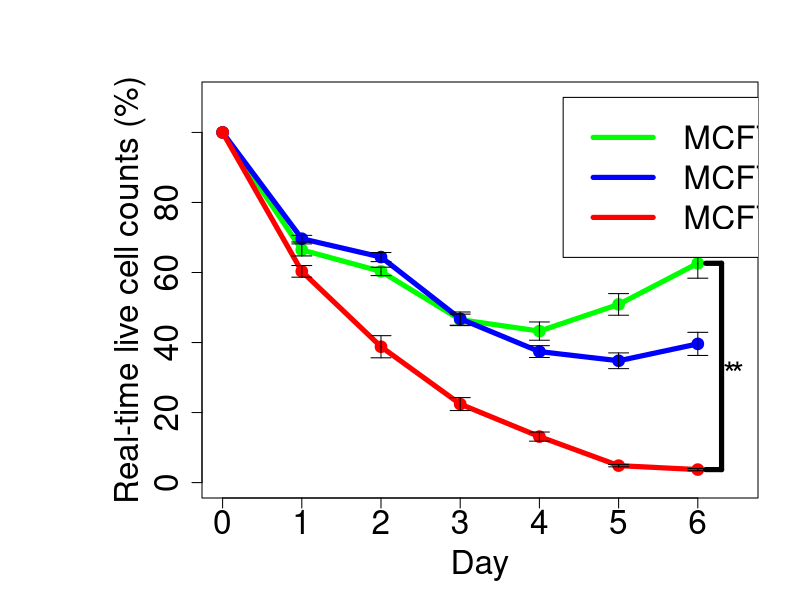
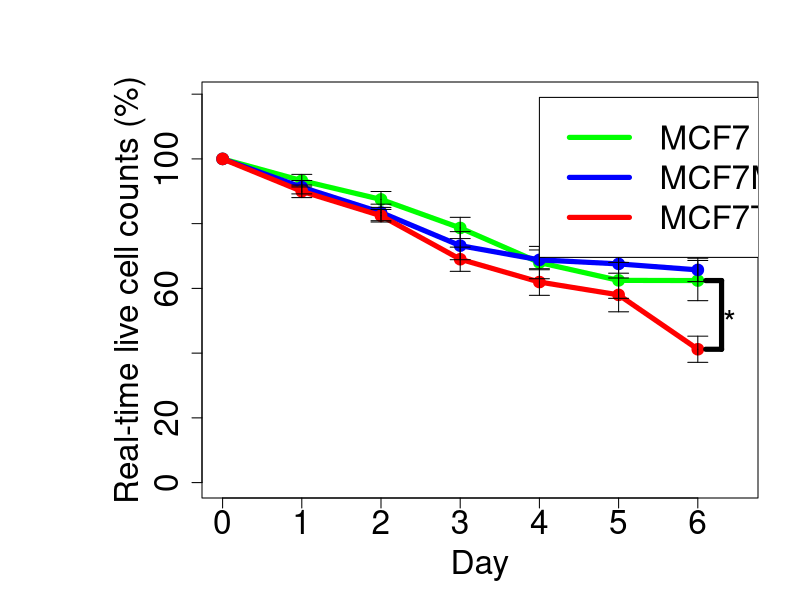
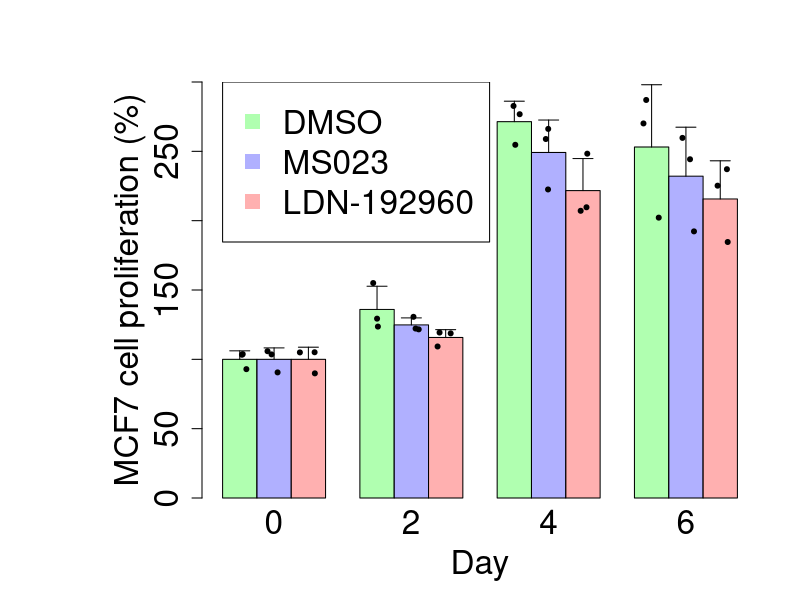
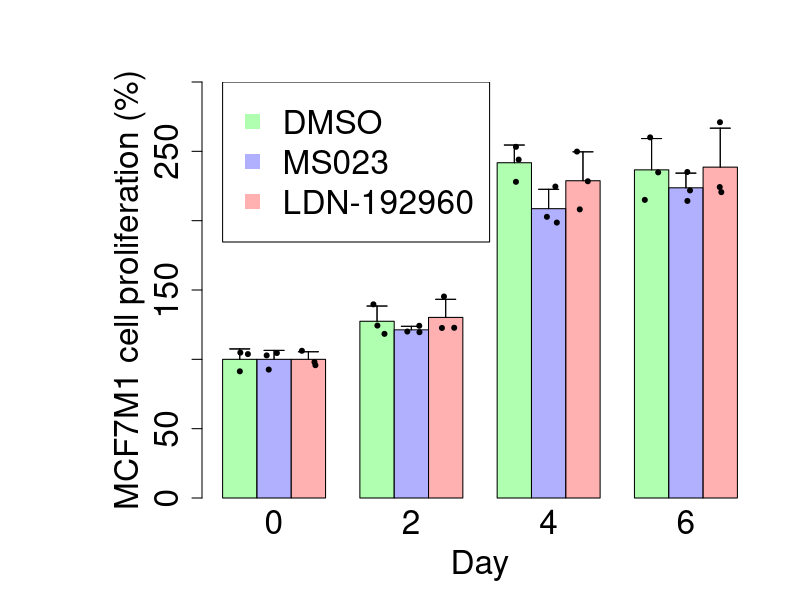
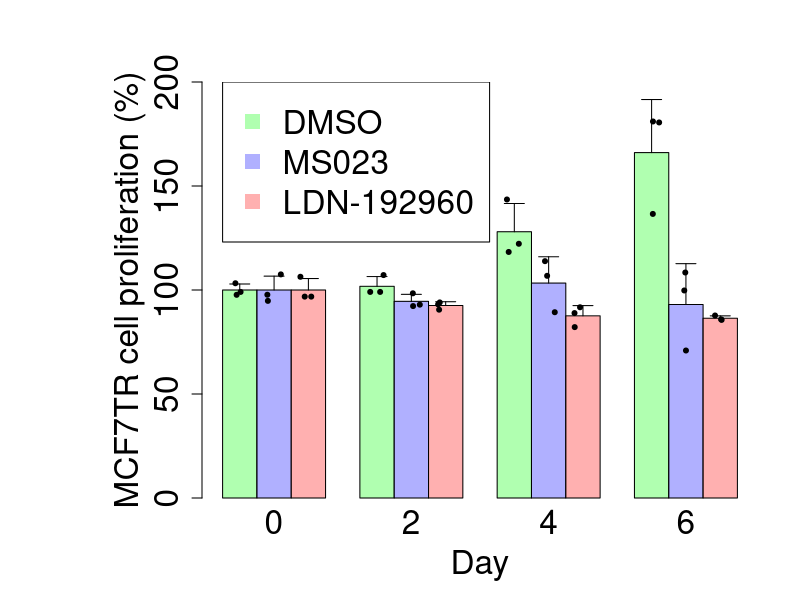

These charts were generated, in order, by the following R code:
### inhibitor figures

########################################################################
### inhibitor figures with error bars
### Curve of Real time live cell counts

### LDN-192960
ldnmcf7 <- c(100, 66.44910583, 60.30946974, 46.53029271, 43.26082054, 50.88551728, 62.6259015)
ldnmcf7m1 <- c(100, 69.65389043, 64.40470993, 46.77555513, 37.41148539, 34.79123934, 39.60995317)
ldnmcf7tr <- c(100, 60.32417118, 38.79595905, 22.42126141, 13.13265712, 4.844496187, 3.714643094)
ebarmcf7 <- c(0, 1.715576517, 1.20081294, 1.580952226, 2.607470565, 3.091631769, 4.254833465)
ebarmcf7m1 <- c(0, 0.945199681, 1.29347574, 1.937080228, 1.688257085, 2.25025786, 3.305552312)
ebarmcf7tr <- c(0, 1.663625374, 3.159788585, 1.849223023, 1.305803321, 0.34313094, 0.322233416)
par(mar = c(5, 10, 4, 2) + 0.1)
plot(0:6, ldnmcf7, type="o", col="green", xlim=c(0, 6.5), ylim=c(0,110), lwd=5, cex.lab=2, cex.axis=2, xlab="Day", ylab="Real-time live cell counts (%)")
lines(0:6, ldnmcf7m1, type="o", col="blue", lwd=5)
lines(0:6, ldnmcf7tr, type="o", col="red", lwd=5)
for (i in 1:6)
{
    arrows(i, ldnmcf7[i+1], i, ldnmcf7[i+1] - ebarmcf7[i+1], angle=90, length=0.1)
    arrows(i, ldnmcf7[i+1], i, ldnmcf7[i+1] + ebarmcf7[i+1], angle=90, length=0.1)
    arrows(i, ldnmcf7m1[i+1], i, ldnmcf7m1[i+1] - ebarmcf7m1[i+1], angle=90, length=0.1)
    arrows(i, ldnmcf7m1[i+1], i, ldnmcf7m1[i+1] + ebarmcf7m1[i+1], angle=90, length=0.1)
    arrows(i, ldnmcf7tr[i+1], i, ldnmcf7tr[i+1] - ebarmcf7tr[i+1], angle=90, length=0.1)
    arrows(i, ldnmcf7tr[i+1], i, ldnmcf7tr[i+1] + ebarmcf7tr[i+1], angle=90, length=0.1)
}
lines(c(6.1, 6.3), c(ldnmcf7[7], ldnmcf7[7]), lwd=5)
lines(c(6.1, 6.3), c(ldnmcf7tr[7], ldnmcf7tr[7]), lwd=5)
lines(c(6.3, 6.3), c(ldnmcf7[7], ldnmcf7tr[7]), lwd=5)
text(6.4, (ldnmcf7[7] + ldnmcf7tr[7]) / 2, "*", cex=2)
text(6.5, (ldnmcf7[7] + ldnmcf7tr[7]) / 2, "*", cex=2)
legend(4.3, 110, legend=c("MCF7", "MCF7M1", "MCF7TR"), col=c("green", "blue", "red"), lty=1, cex=2, lwd=5)

t.test(ldnmcf7[2:7], ldnmcf7m1[2:7], paired = TRUE, alternative = "two.sided")
### p-value = 0.2275
t.test(ldnmcf7[2:7], ldnmcf7tr[2:7], paired = TRUE, alternative = "two.sided")
### p-value = 0.009702

### MS023
ldnmcf7 <- c(100, 93.27904128, 87.47567732, 78.6703252, 67.9733854, 62.47543204, 62.41508412)
ldnmcf7m1 <- c(100, 91.2585448, 83.45378705, 73.19969463, 68.80942386, 67.56309873, 65.71305791)
ldnmcf7tr <- c(100, 89.98438495, 82.44646953, 69.00512459, 61.95679312, 57.98897828, 41.1966133)
ebarmcf7 <- c(0, 1.9408374,2.455932649, 3.28387141, 4.997263747, 5.547125727, 6.20506964)
ebarmcf7m1 <- c(0, 2.069573762, 2.559664811, 4.3352897, 3.055534838, 2.87540977, 3.616378266)
ebarmcf7tr <- c(0, 1.936980535, 1.937962772, 3.741928302, 4.109714392, 5.219456446, 4.044205307)
par(mar = c(5, 10, 4, 2) + 0.1)
plot(0:6, ldnmcf7, type="o", col="green", xlim=c(0, 6.5), ylim=c(0,119), lwd=5, cex.lab=2, cex.axis=2, xlab="Day", ylab="Real-time live cell counts (%)")
lines(0:6, ldnmcf7m1, type="o", col="blue", lwd=5)
lines(0:6, ldnmcf7tr, type="o", col="red", lwd=5)
for (i in 1:6)
{
    arrows(i, ldnmcf7[i+1], i, ldnmcf7[i+1] - ebarmcf7[i+1], angle=90, length=0.1)
    arrows(i, ldnmcf7[i+1], i, ldnmcf7[i+1] + ebarmcf7[i+1], angle=90, length=0.1)
    arrows(i, ldnmcf7m1[i+1], i, ldnmcf7m1[i+1] - ebarmcf7m1[i+1], angle=90, length=0.1)
    arrows(i, ldnmcf7m1[i+1], i, ldnmcf7m1[i+1] + ebarmcf7m1[i+1], angle=90, length=0.1)
    arrows(i, ldnmcf7tr[i+1], i, ldnmcf7tr[i+1] - ebarmcf7tr[i+1], angle=90, length=0.1)
    arrows(i, ldnmcf7tr[i+1], i, ldnmcf7tr[i+1] + ebarmcf7tr[i+1], angle=90, length=0.1)
}
lines(c(6.1, 6.3), c(ldnmcf7[7], ldnmcf7[7]), lwd=5)
lines(c(6.1, 6.3), c(ldnmcf7tr[7], ldnmcf7tr[7]), lwd=5)
lines(c(6.3, 6.3), c(ldnmcf7[7], ldnmcf7tr[7]), lwd=5)
text(6.4, (ldnmcf7[7] + ldnmcf7tr[7]) / 2, "*", cex=2)
legend(4, 119, legend=c("MCF7", "MCF7M1", "MCF7TR"), col=c("green", "blue", "red"), lty=1, cex=2, lwd=5)

t.test(ldnmcf7[2:7], ldnmcf7m1[2:7], paired = TRUE, alternative = "two.sided")
### p-value = 0.8312
t.test(ldnmcf7[2:7], ldnmcf7tr[2:7], paired = TRUE, alternative = "two.sided")
### p-value = 0.02907





########################################################################
### cell proliferation bars


### MCF7
dmsomcf7 <- c(100, 135.9922179, 271.4007782, 253.1128405)
ms023mcf7 <- c(100, 124.8262548, 249.1891892, 232.0849421)
ldnmcf7 <- c(100, 115.7692308, 221.6923077, 215.6538462)
error1 <- c(6.137384564, 16.72441257, 14.7594991, 44.91454032)
error2 <- c(8.240507535, 5.057325557, 23.39147056, 35.323881)
error3 <- c(8.760370017, 5.636551256, 23.08451798, 27.52908629)

mcf7 <- t(data.frame(dmsomcf7, ms023mcf7, ldnmcf7))
colnames(mcf7) <- c("0", "2", "4", "6")
cells <- as.matrix(mcf7)
par(mar = c(5, 10, 4, 2) + 0.1)
barplot(cells, beside=TRUE, col=c("#88FF88AA", "#8888FFAA", "#FF8888AA"), ylim=c(0, 300), xlab="Day", ylab="MCF7 cell proliferation (%)", cex.names=2, cex.axis=2, cex.lab=2)
legend(1, 300, legend=c("DMSO", "MS023", "LDN-192960"), col=c("#88FF88AA", "#8888FFAA", "#FF8888AA"), pch=15, cex=2)


dmsomcf7d0 <- c(92.91828794, 103.7743191, 103.307393)
ms023mcf7d0 <- c(90.57915058, 105.8687259, 103.5521236)
ldnmcf7d0 <- c(89.88461538, 105, 105.1153846)

dmsomcf7d2 <- c(123.618677, 129.3385214, 155.0194553)
ms023mcf7d2 <- c(122.2007722, 121.6216216, 130.6563707)
ldnmcf7d2 <- c(119.3076923, 118.7307692, 109.2692308)

dmsomcf7d4 <- c(254.7081712, 282.7237354, 276.770428)
ms023mcf7d4 <- c(222.5096525, 258.8803089, 266.1776062)
ldnmcf7d4 <- c(209.6538462, 207.1153846, 248.3076923)

dmsomcf7d6 <- c(202.1789883, 270.1167315, 287.0428016)
ms023mcf7d6 <- c(192.2779923, 244.2857143, 259.6911197)
ldnmcf7d6 <- c(184.6153846, 225.2307692, 237.1153846)

points(c(1.25 + runif(1) * 0.5, 1.25 + runif(1) * 0.5, 1.25 + runif(1) * 0.5), dmsomcf7d0, col = "black", pch = 20)
points(c(2.25 + runif(1) * 0.5, 2.25 + runif(1) * 0.5, 2.25 + runif(1) * 0.5), ms023mcf7d0, col = "black", pch = 20)
points(c(3.25 + runif(1) * 0.5, 3.25 + runif(1) * 0.5, 3.25 + runif(1) * 0.5), ldnmcf7d0, col = "black", pch = 20)

points(c(5.25 + runif(1) * 0.5, 5.25 + runif(1) * 0.5, 5.25 + runif(1) * 0.5), dmsomcf7d2, col = "black", pch = 20)
points(c(6.25 + runif(1) * 0.5, 6.25 + runif(1) * 0.5, 6.25 + runif(1) * 0.5), ms023mcf7d2, col = "black", pch = 20)
points(c(7.25 + runif(1) * 0.5, 7.25 + runif(1) * 0.5, 7.25 + runif(1) * 0.5), ldnmcf7d2, col = "black", pch = 20)

points(c(9.25 + runif(1) * 0.5, 9.25 + runif(1) * 0.5, 9.25 + runif(1) * 0.5), dmsomcf7d4, col = "black", pch = 20)
points(c(10.25 + runif(1) * 0.5, 10.25 + runif(1) * 0.5, 10.25 + runif(1) * 0.5), ms023mcf7d4, col = "black", pch = 20)
points(c(11.25 + runif(1) * 0.5, 11.25 + runif(1) * 0.5, 11.25 + runif(1) * 0.5), ldnmcf7d4, col = "black", pch = 20)

points(c(13.25 + runif(1) * 0.5, 13.25 + runif(1) * 0.5, 13.25 + runif(1) * 0.5), dmsomcf7d6, col = "black", pch = 20)
points(c(14.25 + runif(1) * 0.5, 14.25 + runif(1) * 0.5, 14.25 + runif(1) * 0.5), ms023mcf7d6, col = "black", pch = 20)
points(c(15.25 + runif(1) * 0.5, 15.25 + runif(1) * 0.5, 15.25 + runif(1) * 0.5), ldnmcf7d6, col = "black", pch = 20)

for (i in 1:4)
{
    arrows(i * 4 - 2.5, dmsomcf7[i], i * 4 - 2.5, dmsomcf7[i] + error1[i], angle=90, length=0.1)
    arrows(i * 4 - 1.5, ms023mcf7[i], i * 4 - 1.5, ms023mcf7[i] + error2[i], angle=90, length=0.1)
    arrows(i * 4 - 0.5, ldnmcf7[i], i * 4 - 0.5, ldnmcf7[i] + error3[i], angle=90, length=0.1)
}

### MCF7M1
dmsomcf7 <- c(100, 127.4611399, 241.7696293, 236.6281387)
ms023mcf7 <- c(100, 121.2688085, 208.6620577, 223.7088247)
ldnmcf7 <- c(100, 130.2364865, 228.8006757, 238.597973)
error1 <- c(7.509437348, 10.97697959, 12.7670943, 22.59231756)
error2 <- c(6.466426746, 2.547451771, 13.96061087, 10.56158817)
error3 <- c(5.459897419, 13.05636435, 20.84297071, 28.11082474)

mcf7 <- t(data.frame(dmsomcf7, ms023mcf7, ldnmcf7))
colnames(mcf7) <- c("0", "2", "4", "6")
cells <- as.matrix(mcf7)
par(mar = c(5, 10, 4, 2) + 0.1)
barplot(cells, beside=TRUE, col=c("#88FF88AA", "#8888FFAA", "#FF8888AA"), ylim=c(0, 300), xlab="Day", ylab="MCF7M1 cell proliferation (%)", cex.names=2, cex.axis=2, cex.lab=2)
legend(1, 300, legend=c("DMSO", "MS023", "LDN-192960"), col=c("#88FF88AA", "#8888FFAA", "#FF8888AA"), pch=15, cex=2)


dmsomcf7d0 <- c(91.35113591, 104.862495, 103.7863691)
ms023mcf7d0 <- c(92.59861732, 104.554697, 102.8466856)
ldnmcf7d0 <- c(95.77702703, 106.1655405, 98.05743243)

dmsomcf7d2 <- c(139.657234, 118.3738541, 124.3523316)
ms023mcf7d2 <- c(120.0488003, 119.5607971, 124.196828)
ldnmcf7d2 <- c(145.3125, 122.7618243, 122.6351351)

dmsomcf7d4 <- c(253.2483061, 244.0414508, 228.0191311)
ms023mcf7d4 <- c(224.6034974, 198.6173241, 202.7653518)
ldnmcf7d4 <- c(249.8310811, 208.1503378, 228.4206081)

dmsomcf7d6 <- c(214.9860502, 260.0637704, 234.8345955)
ms023mcf7d6 <- c(214.2334282, 221.7974786, 235.0955673)
ldnmcf7d6 <- c(270.9881757, 220.5658784, 224.2398649)

points(c(1.25 + runif(1) * 0.5, 1.25 + runif(1) * 0.5, 1.25 + runif(1) * 0.5), dmsomcf7d0, col = "black", pch = 20)
points(c(2.25 + runif(1) * 0.5, 2.25 + runif(1) * 0.5, 2.25 + runif(1) * 0.5), ms023mcf7d0, col = "black", pch = 20)
points(c(3.25 + runif(1) * 0.5, 3.25 + runif(1) * 0.5, 3.25 + runif(1) * 0.5), ldnmcf7d0, col = "black", pch = 20)

points(c(5.25 + runif(1) * 0.5, 5.25 + runif(1) * 0.5, 5.25 + runif(1) * 0.5), dmsomcf7d2, col = "black", pch = 20)
points(c(6.25 + runif(1) * 0.5, 6.25 + runif(1) * 0.5, 6.25 + runif(1) * 0.5), ms023mcf7d2, col = "black", pch = 20)
points(c(7.25 + runif(1) * 0.5, 7.25 + runif(1) * 0.5, 7.25 + runif(1) * 0.5), ldnmcf7d2, col = "black", pch = 20)

points(c(9.25 + runif(1) * 0.5, 9.25 + runif(1) * 0.5, 9.25 + runif(1) * 0.5), dmsomcf7d4, col = "black", pch = 20)
points(c(10.25 + runif(1) * 0.5, 10.25 + runif(1) * 0.5, 10.25 + runif(1) * 0.5), ms023mcf7d4, col = "black", pch = 20)
points(c(11.25 + runif(1) * 0.5, 11.25 + runif(1) * 0.5, 11.25 + runif(1) * 0.5), ldnmcf7d4, col = "black", pch = 20)

points(c(13.25 + runif(1) * 0.5, 13.25 + runif(1) * 0.5, 13.25 + runif(1) * 0.5), dmsomcf7d6, col = "black", pch = 20)
points(c(14.25 + runif(1) * 0.5, 14.25 + runif(1) * 0.5, 14.25 + runif(1) * 0.5), ms023mcf7d6, col = "black", pch = 20)
points(c(15.25 + runif(1) * 0.5, 15.25 + runif(1) * 0.5, 15.25 + runif(1) * 0.5), ldnmcf7d6, col = "black", pch = 20)

for (i in 1:4)
{
    arrows(i * 4 - 2.5, dmsomcf7[i], i * 4 - 2.5, dmsomcf7[i] + error1[i], angle=90, length=0.1)
    arrows(i * 4 - 1.5, ms023mcf7[i], i * 4 - 1.5, ms023mcf7[i] + error2[i], angle=90, length=0.1)
    arrows(i * 4 - 0.5, ldnmcf7[i], i * 4 - 0.5, ldnmcf7[i] + error3[i], angle=90, length=0.1)
}

for (i in 1:4)
{
    arrows(i * 4 - 2.5, dmsomcf7[i], i * 4 - 2.5, dmsomcf7[i] + error1[i], angle=90, length=0.1)
    arrows(i * 4 - 1.5, ms023mcf7[i], i * 4 - 1.5, ms023mcf7[i] + error2[i], angle=90, length=0.1)
    arrows(i * 4 - 0.5, ldnmcf7[i], i * 4 - 0.5, ldnmcf7[i] + error3[i], angle=90, length=0.1)
}

### MCF7TR
dmsomcf7 <- c(100, 101.7746914, 128.0092593, 166.0493827)
ms023mcf7 <- c(100, 94.54545455, 103.3333333, 93.03030303)
ldnmcf7 <- c(100, 92.55236618, 87.58727696, 86.42358417)
error1 <- c(2.891202777, 4.677606348, 13.57476566, 25.52741562)
error2 <- c(6.661068586, 3.363329224, 12.6383528, 19.63816981)
error3 <- c(5.50923841, 1.807785911, 4.905946239, 1.148072039)

mcf7 <- t(data.frame(dmsomcf7, ms023mcf7, ldnmcf7))
colnames(mcf7) <- c("0", "2", "4", "6")
cells <- as.matrix(mcf7)
par(mar = c(5, 10, 4, 2) + 0.1)
barplot(cells, beside=TRUE, col=c("#88FF88AA", "#8888FFAA", "#FF8888AA"), ylim=c(0, 200), xlab="Day", ylab="MCF7TR cell proliferation (%)", cex.names=2, cex.axis=2, cex.lab=2)
legend(1, 200, legend=c("DMSO", "MS023", "LDN-192960"), col=c("#88FF88AA", "#8888FFAA", "#FF8888AA"), pch=15, cex=2)


dmsomcf7d0 <- c(103.2407407, 99.07407407, 97.68518519)
ms023mcf7d0 <- c(107.5, 94.77272727, 97.72727273)
ldnmcf7d0 <- c(106.3615206, 96.81923972, 96.81923972)

dmsomcf7d2 <- c(99.07407407, 99.07407407, 107.1759259)
ms023mcf7d2 <- c(92.27272727, 92.95454545, 98.40909091)
ldnmcf7d2 <- c(94.02637704, 93.09542281, 90.53529868)

dmsomcf7d4 <- c(118.287037, 122.2222222, 143.5185185)
ms023mcf7d4 <- c(89.31818182, 106.8181818, 113.8636364)
ldnmcf7d4 <- c(82.15671063, 91.69899147, 88.90612878)

dmsomcf7d6 <- c(136.5740741, 180.5555556, 181.0185185)
ms023mcf7d6 <- c(70.90909091, 99.77272727, 108.4090909)
ldnmcf7d6 <- c(85.64778898, 87.742436, 85.88052754)

points(c(1.25 + runif(1) * 0.5, 1.25 + runif(1) * 0.5, 1.25 + runif(1) * 0.5), dmsomcf7d0, col = "black", pch = 20)
points(c(2.25 + runif(1) * 0.5, 2.25 + runif(1) * 0.5, 2.25 + runif(1) * 0.5), ms023mcf7d0, col = "black", pch = 20)
points(c(3.25 + runif(1) * 0.5, 3.25 + runif(1) * 0.5, 3.25 + runif(1) * 0.5), ldnmcf7d0, col = "black", pch = 20)

points(c(5.25 + runif(1) * 0.5, 5.25 + runif(1) * 0.5, 5.25 + runif(1) * 0.5), dmsomcf7d2, col = "black", pch = 20)
points(c(6.25 + runif(1) * 0.5, 6.25 + runif(1) * 0.5, 6.25 + runif(1) * 0.5), ms023mcf7d2, col = "black", pch = 20)
points(c(7.25 + runif(1) * 0.5, 7.25 + runif(1) * 0.5, 7.25 + runif(1) * 0.5), ldnmcf7d2, col = "black", pch = 20)

points(c(9.25 + runif(1) * 0.5, 9.25 + runif(1) * 0.5, 9.25 + runif(1) * 0.5), dmsomcf7d4, col = "black", pch = 20)
points(c(10.25 + runif(1) * 0.5, 10.25 + runif(1) * 0.5, 10.25 + runif(1) * 0.5), ms023mcf7d4, col = "black", pch = 20)
points(c(11.25 + runif(1) * 0.5, 11.25 + runif(1) * 0.5, 11.25 + runif(1) * 0.5), ldnmcf7d4, col = "black", pch = 20)

points(c(13.25 + runif(1) * 0.5, 13.25 + runif(1) * 0.5, 13.25 + runif(1) * 0.5), dmsomcf7d6, col = "black", pch = 20)
points(c(14.25 + runif(1) * 0.5, 14.25 + runif(1) * 0.5, 14.25 + runif(1) * 0.5), ms023mcf7d6, col = "black", pch = 20)
points(c(15.25 + runif(1) * 0.5, 15.25 + runif(1) * 0.5, 15.25 + runif(1) * 0.5), ldnmcf7d6, col = "black", pch = 20)


for (i in 1:4)
{
    arrows(i * 4 - 2.5, dmsomcf7[i], i * 4 - 2.5, dmsomcf7[i] + error1[i], angle=90, length=0.1)
    arrows(i * 4 - 1.5, ms023mcf7[i], i * 4 - 1.5, ms023mcf7[i] + error2[i], angle=90, length=0.1)
    arrows(i * 4 - 0.5, ldnmcf7[i], i * 4 - 0.5, ldnmcf7[i] + error3[i], angle=90, length=0.1)
}



